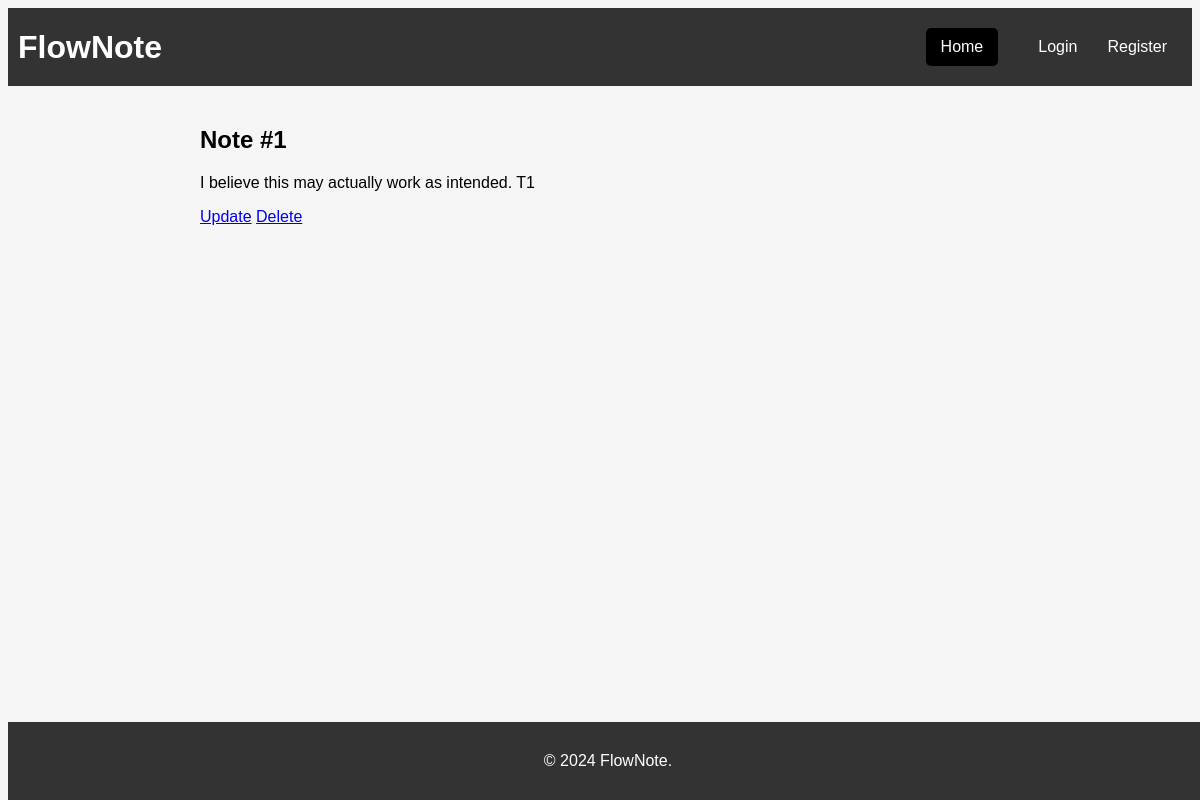
The page /notes/1/ on the database its author committed.
### notes/models.py (models this page shows, shortened)
class Note(models.Model):
    title = models.CharField(max_length=100)
    content = models.TextField()
    created_at = models.DateTimeField(auto_now_add=True)
    updated_at = models.DateTimeField(auto_now=True)
    last_modified = models.DateTimeField(auto_now=True)
    owner = models.ForeignKey(settings.AUTH_USER_MODEL, related_name='notes', on_delete=models.CASCADE)

### notes/views.py (the view)
# urls.py: path('<int:pk>/', NoteDetailView.as_view(), name='note_detail'),  # Primary Key used at the route to identify the correct note
class NoteDetailView(DetailView):
    model = Note
    template_name = 'note_detail.html'

### notes/templates/note_detail.html
{% extends 'base.html' %}
{% block content %}
  <h2>{{ note.title }}</h2>
  <p>{{ note.content }}</p>
  <a href="{% url 'notes:note_update' note.id %}" class="btn btn-primary">Update</a>
  <a href="{% url 'notes:note_delete' note.id %}" class="btn btn-danger">Delete</a>
{% endblock %}

### notes/static/notes/css/notes_styles.css (style rules this page uses)
body { font-family: Arial, sans-serif; background-color: #f5f5f5; }

### rows shown on the page
Note: title "Note #1", content "I believe this may actually work as intended. T1"
